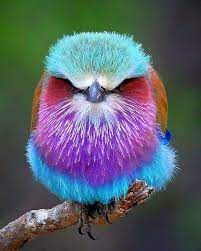
#> input picture 1-)Giriş/birdPitcure.jpg, 201 x 251 px
$ python '3-)Python ile Görüntü İşleme - Resim de Boyut(Size), Veri Tipi(dtype), Şekil(Shape) Çıktısı.py'
#> lines starting #> are read from the running program, lines starting #| are printed output that depends on the picture
import cv2
import numpy as np

picture = cv2.imread("birdPitcure.jpg")
#> picture is the input picture: shape (251, 201, 3); mean B, G, R 105.5, 95.8, 89.2
picture2 = cv2.imread("birdPitcure.jpg", 0)
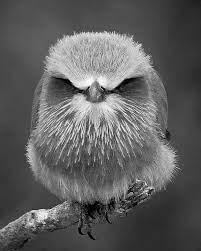
#> picture2: shape (251, 201); min 0, max 255, mean 95

cv2.imshow("samet's pitcure", picture)


print(picture.size)#resimin boyutunu öğrenmiş oluyoruz
#| 151353
print(picture.dtype) #resmimizin data türünü öğrenmemizi sağlar
#| uint8
print(picture.shape) #resmin yüksekliğini genişliğini  ve kaç kanal kullandığını öğrenmemizi sağlar
#| (251, 201, 3)
print("--------------")
print(picture2.size)
#| 50451
print(picture2.dtype)
#| uint8
print(picture2.shape)
#| (251, 201)

cv2.waitKey(0)

cv2.destroyAllWindows()
